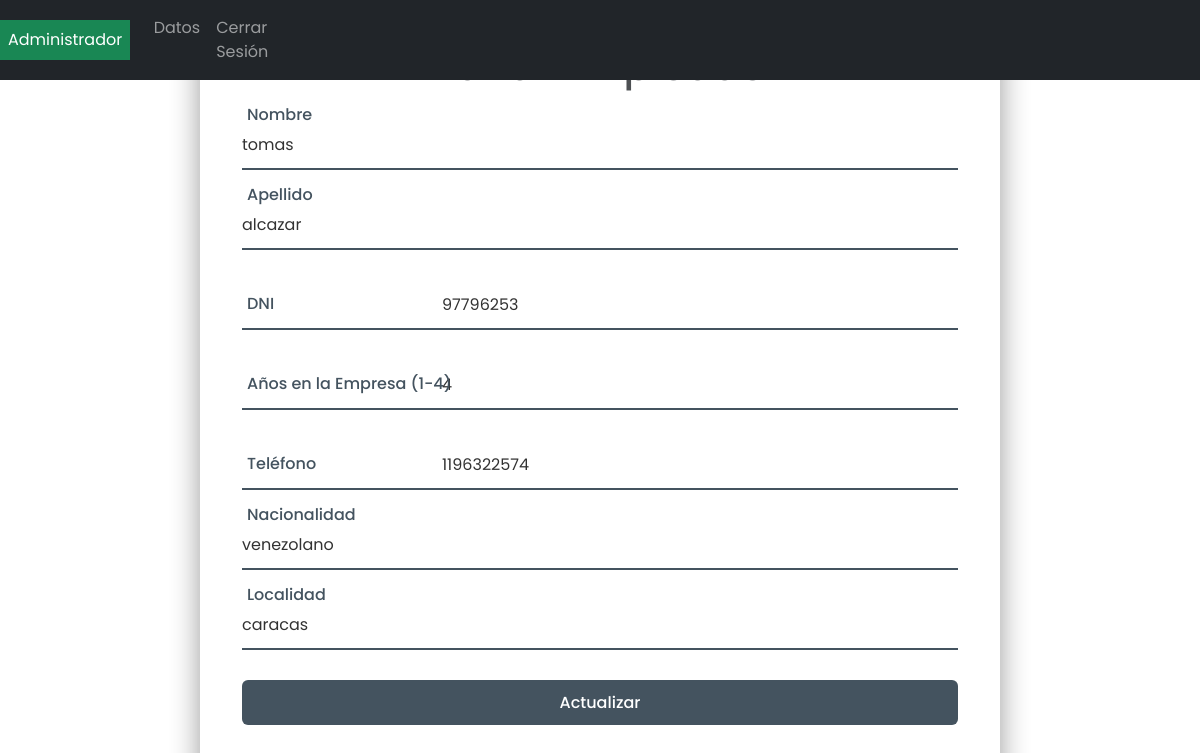
The page /editar.php?id=42 (signed in) on the database its author committed.
### tables this page shows
CREATE TABLE `empleados` (
  `id` int(11) NOT NULL,
  `name` varchar(30) NOT NULL,
  `lastname` varchar(30) NOT NULL,
  `dni` int(10) NOT NULL,
  `telefono` int(30) NOT NULL,
  `nacionalidad` varchar(50) NOT NULL,
  `localidad` varchar(50) NOT NULL,
  `anios_ingreso` int(5) NOT NULL
);

### editar.php (the view, shortened to what this page needs)
<?php
require 'conexionbd.php';
if (isset($_GET["id"])) {
    $id = $_GET["id"];
    $query = "SELECT * FROM empleados WHERE id = ?";
    $stmt = $conn->prepare($query);
    $stmt->bind_param("i", $id);
    $stmt->execute();
    $result = $stmt->get_result();
    if ($result->num_rows == 1) {
        $row = $result->fetch_assoc();
    } else {
        echo "No se encontró un registro con el ID especificado.";
    }
    } else {
    echo "ID no especificado.";
    }
?>
<!DOCTYPE html>
<html lang="en">
<head>
    <link href="css\bootstrap.min.css" rel="stylesheet">
    <link rel="stylesheet" href="css/guardar-modificardatos.css">
</head>
<body style="background-image:url('img/fondo.png');background-size:cover;">
    <nav class="navbar navbar-dark bg-dark  navbar-expand-md navbar-light bg-light fixed-top">
		<div class="text-white bg-success p-2">
        <?php
            if (isset($_SESSION["nombre"])) {
                echo $_SESSION["nombre"];
            } else {
                echo "Administrador";
            }
        ?>
		</div>
		<div class="collapse navbar-collapse" id="navbarTogglerDemo01">
			<div class="navbar-nav mr-auto">
				<a class="nav-item nav-link text-justify ml-3 hover-primary" href="mostrardatos.php">Datos</a>
				<a class="nav-item nav-link text-justify ml-3 hover-primary" href="index.php">Cerrar Sesión</a>
			</div>
		</div>
	</nav>
    <div class="wrapper" style="background-color:white;opacity:0.8;">
        <div class="form-box register">
            <h1>Editar Empleado</h1>
            <form method="post">
                <div class="input-box">
                    <input type="text" name="name" id="name" value="<?php echo $row["name"]; ?>" required>
                    <label for="name">Nombre</label>
                </div>
                <div class="input-box">
                    <input type="text" name="lastname" id="lastname" value="<?php echo $row["lastname"]; ?>" required oninput="this.value = this.value.replace(/[^a-zA-Z\s]/g, '')">
                    <label for="lastname">Apellido</label>
                </div>
                <div class="input-box">
                    <div>
                        <label for="dni">DNI</label>
                        <input type="text" name="dni" id="dni" value="<?php echo $row["dni"]; ?>" required pattern="[0-9]{8}" maxlength="8">
                    </div>
                </div>
                <div class="input-box">
                    <div>
                        <label for="anios_ingreso">Años en la Empresa (1-4)</label>
                        <input type="text" text="number" name="anios_ingreso" id="anios_ingreso" value="<?php echo $row["anios_ingreso"];?>" required pattern="[1-4]" maxlength="1">
                    </div>
                </div>
                <div class="input-box">
                    <div>
                        <label for="telefono">Teléfono</label>
                        <input type="text" name="telefono" id="telefono" value="<?php echo $row["telefono"]; ?>" required pattern="[0-9]{1,15}" maxlength="15">
                    </div>
                </div>
                <div class="input-box">
                    <input type="text" name="nacionalidad" id="nacionalidad" value="<?php echo $row["nacionalidad"]; ?>" required oninput="this.value = this.value.replace(/[^a-zA-Z\s]/g, '')">
                    <label for="nacionalidad">Nacionalidad</label>
                </div>
                <div class="input-box">
                    <input type="text" name="localidad" id="localidad" value="<?php echo $row["localidad"]; ?>" required oninput="this.value = this.value.replace(/[^a-zA-Z\s]/g, '')">
                    <label for="localidad">Localidad</label>
                </div>
                <button class="btn" type="submit" name="update">Actualizar</button>
            </form>
        </div>
    </div>
</body>
</html>

### css/guardar-modificardatos.css (style rules this page uses)
* { margin: 0; padding: 0; box-sizing: border-box; font-family: 'Poppins', sans-serif; }
body { display: flex; justify-content: center; align-items: center; min-height: 100vh; background-color: url(''); background-size: cover; background-position: center; }
.wrapper { position: relative; width: 800px; height: 800px; background-color: transparent; border: 2px solid rgba(255, 255, 255, .5); border-radius: 20px; backdrop-filter: blur("20px"); box-shadow: 0 0 30px rgba(0, 0, 0, .5); justify-content: center; align-items: center; }
.wrapper .form-box { width: 100p; padding: 40px; }
.input-box { position: relative; width: 100%; height: 50px; border-bottom: 2px solid #162938; margin: 30px 0; display: flex; justify-content: center; align-items: center; }
.input-box label { position: absolute; top: 50%; left: 5px; transform: translateY(-50%); font-size: 1em; color: #162938; font-weight: 500; pointer-events: none; transition: .5s; }
.input-box input:focus~label, .input-box input:valid~label { top: -5px; }
.input-box input { width: 100%; height: 100%; background: transparent; border: none; outline: none; }
.btn { width: 100%; height: 45px; background: #162938; border: none; outline: none; border-radius: 6px; cursor: pointer; color: white; font-weight: 500; }
h1 { display: flex; justify-content: center; align-items: center; }
label { display: flex; justify-content: center; align-items: center; }
input { display: flex; justify-content: center; align-items: center; }

### rows shown on the page
empleados: name "tomas", lastname "alcazar", dni "97796253", anios_ingreso "4", telefono "1196322574", nacionalidad "venezolano", localidad "caracas"
